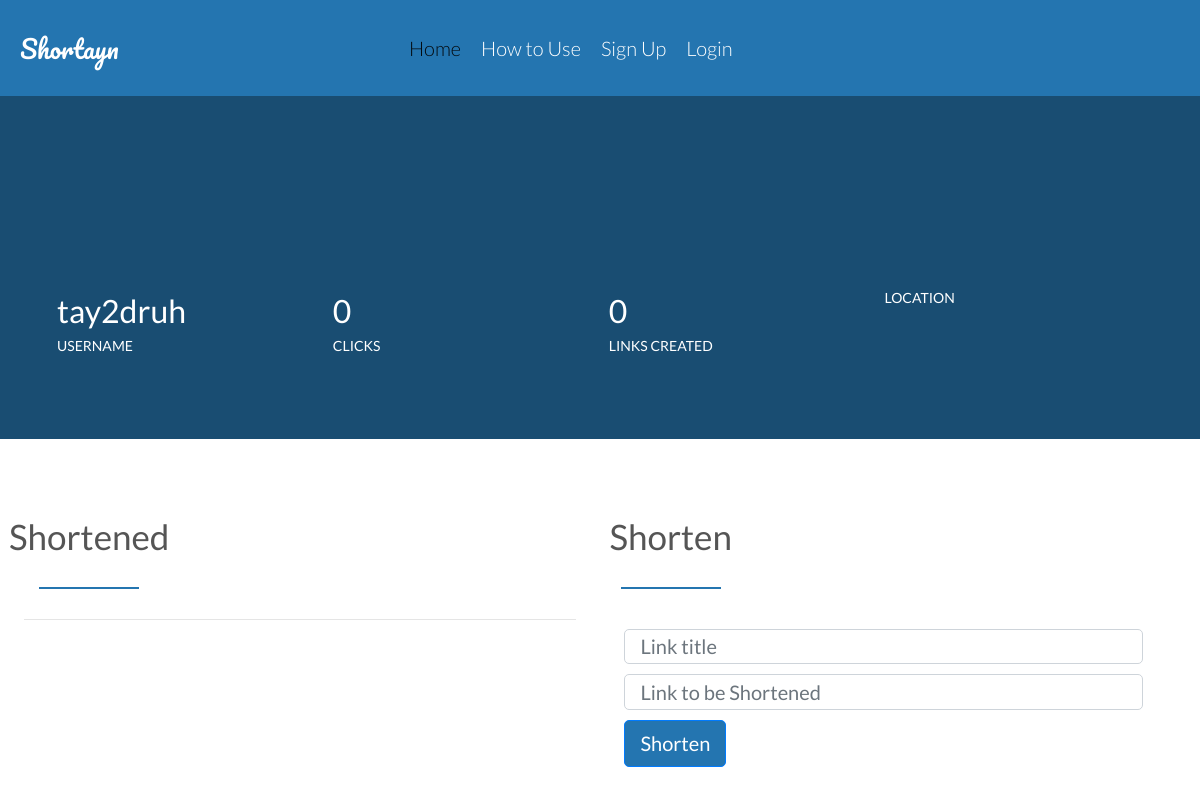
Before: /dashboard/ (signed in) with the older database file.
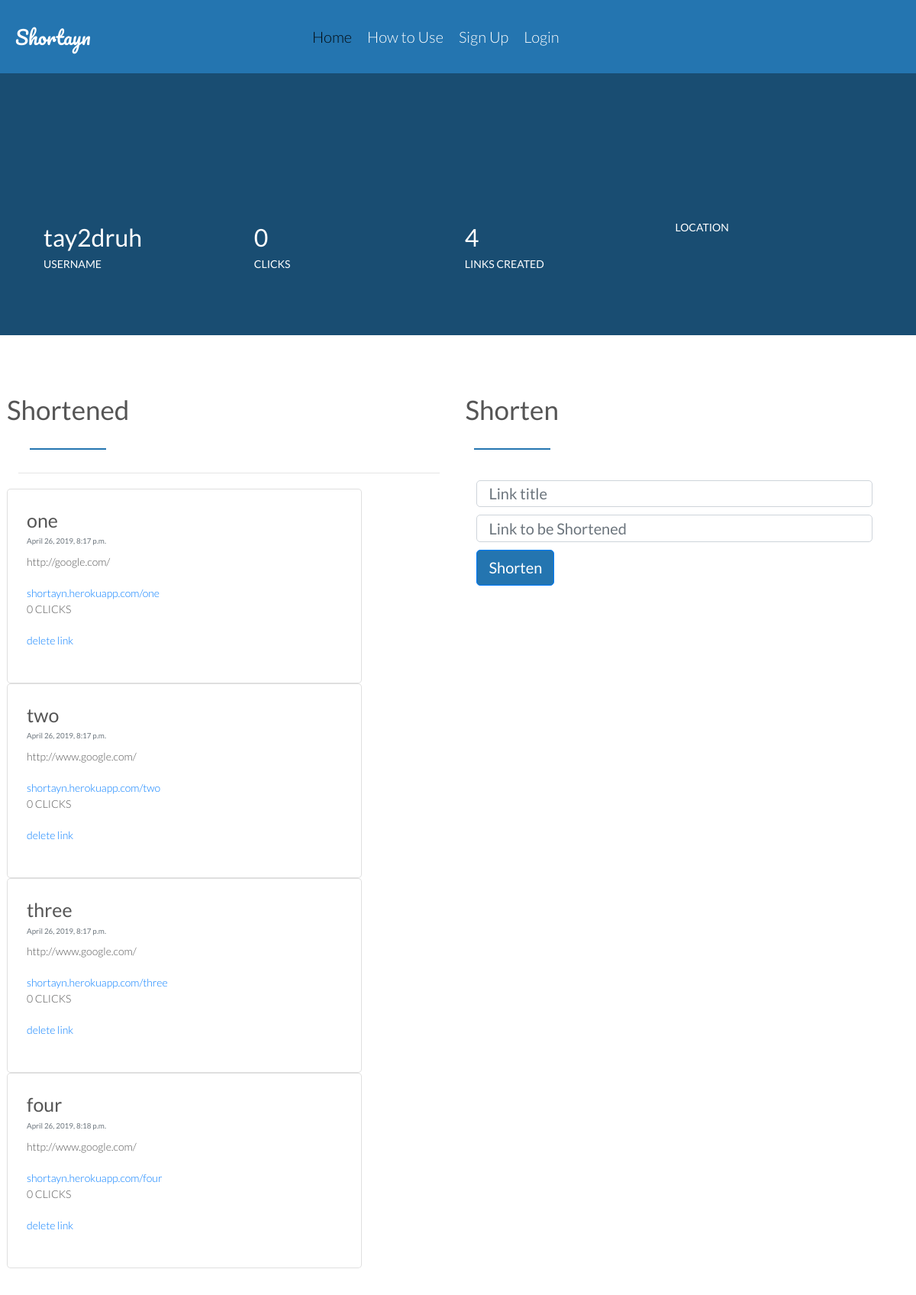
After: the same page with the newer database file.
### home/models.py (models this page shows, shortened)
class Link(models.Model):
    user = models.ForeignKey(User, on_delete=models.CASCADE)
    short_code = models.CharField(max_length=30, unique=True)
    redirect_to = models.URLField(blank=False, null=False)
    amount_of_visits = models.IntegerField(default=0)
    time_created = models.DateTimeField(auto_now_add=True)

### home/views.py (the view, shortened to what this page needs)
# urls.py: path('dashboard/', views.dashboard, name='dashboard'),
@login_required
def dashboard(request):
    from .forms import LinkForm
    from .models import Link
    from ipaddr import client_ip
    import requests
    if request.method == 'GET':
        form = LinkForm()
        links = Link.objects.filter(user=request.user)
        total_clicks = 0
        for link in links:
            total_clicks += link.amount_of_visits
        args = {'form': form, 'links': links, 'total_clicks': total_clicks} #'ip_data':response.json()}
        return render(request, 'home/dashboard.html', args)

### home/forms.py
class LinkForm(forms.ModelForm):
    class Meta:
        model = models.Link
        exclude = ('amount_of_visits', 'user', 'time_created')

### home/templates/home/dashboard.html (shortened to what this page needs)
{% extends 'home/base.html' %}
{% load static %}
{% load widget_tweaks %}
{% block body %}
    <div class="jumbotron summary">
        <div class="row">
            <div class="col span-1-of-4">
                <div class=" number_of row">
                   {{ request.user.username }}
                </div>
                <div class=" desc row">
                    USERNAME
                </div>
            </div>
            <div class="col span-1-of-4">
                <div class=" number_of row">
                    {{ total_clicks }}
                </div>
                <div class=" desc row">
                    CLICKS
                </div>
            </div>
            <div class="col span-1-of-4">
                <div class=" number_of row">
                    {{ links.count }}
                </div>
                <div class=" desc row">
                    LINKS CREATED
                </div>
            </div>
            <div class="col span-1-of-4">
                <div class=" desc row">
                    LOCATION
                </div>
            </div>
        </div>
    </div>
    <section class="links">
        <div class="row">
            <div class="col span-1-of-5 shortened">
                <div class="row">
                    <h3> Shortened  </h3>
                </div>
                <hr>
                {% for link in links %}
                <div class="row">
                        <div class="card">
                                <div class="card-body">
                                  <h5 class="card-title"> {{ link.short_code }}</h5>
                                  <h6 class="card-subtitle mb-2 text-muted">{{ link.time_created }}</h6>
                                  <p class="card-text">{{ link.redirect_to }}</p>
                                  <a href="http://shortayn.herokuapp.com/{{ link.short_code }}" target="_blank" class="card-link">shortayn.herokuapp.com/{{ link.short_code }}</a>
                                  <br>
                                  <p>
                                      {{ link.amount_of_visits }} CLICKS
                                  </p>
                                    <p><a href="{% url 'home:delete_link' link.short_code %}">delete link</a> </p>
                                </div>
                              </div>
                </div>
                {% endfor %}
            </div>
            <div class="col span-4-of-5">
                <div class="row">
                    <h3> Shorten </h3>
                </div>
                <form action="" method="post">
                    <div class="form-group">
                        <br>
                        {{ form.short_code|attr:"class:form-control"|attr:"id:formGroupExampleInput2"|attr:"placeholder:Link title" }}
                    </div>
                    <div class="form-group">
                        {{ form.redirect_to|attr:"class:form-control"|attr:"id:formGroupExampleInput2"|attr:"placeholder:Link to be Shortened" }}
                    </div>
                    <button type="submit" class="btn btn-primary">Shorten</button>
                </form>
            </div>
        </div>
    </section>
{% endblock %}

### home/templates/home/base.html (shortened to what this page needs)
{% load widget_tweaks %}
{% load staticfiles %}
<html>
    <head>
        <link rel="stylesheet" href="https://stackpath.bootstrapcdn.com/bootstrap/4.3.1/css/bootstrap.min.css">
        <link rel="stylesheet" type="text/css" href="{% static 'home/css/grid.css' %}">
        <link rel="stylesheet" type="text/css" href="{% static 'home/css/normalize.css' %}">
        <link rel="stylesheet" type="text/css" href="{% static 'home/css/style.css' %}">
    </head>
    <nav class="navbar navbar-expand-lg navbar-light bg-light">
      <a class="navbar-brand" href="#"><h1>   Shortayn</h1></a>
        <div class="collapse navbar-collapse" id="navbarSupportedContent">
            <ul class="navbar-nav mr-auto">
              <li class="nav-item active">
                <a class="nav-link" href="{% url 'home:home' %}">Home <span class="sr-only">(current)</span></a>
              </li>
              <li class="nav-item">
                <a class="nav-link" href="{% url 'home:home' %}#how">How to Use</a>
              </li>
              <li class="nav-item ">
                <a class="nav-link" href="{% url 'home:signup' %}">Sign Up</a>
              </li>
               <li class="nav-item">
                <a class="nav-link" href="{% url 'home:login' %}">Login</a>
              </li>
            </ul>
        </div>
    </nav>
    <body>
        {% block body %}
        {% endblock %}
    </body>
</html>

### home/static/home/css/grid.css (style rules this page uses)
.row { zoom: 1; }
.row:before, .row:after { content:""; display:table; }
.row:after { clear:both; }
.col { display: block; float:left; margin: 1% 0 1% 1.6%; }
.col:first-child { margin-left: 0; }
.span-1-of-4 { width: 23.8%; }
.span-4-of-5 { width: 79.68%; }
.span-1-of-5 { width: 18.72%; }

### home/static/home/css/style.css (style rules this page uses)
* { margin: 0; padding:0; box-sizing: border-box; }
html, body { background-color: white; color: #555; font-family: 'Lato', 'Arial', sans-serif; font-weight: 300; font-size: 20px; text-rendering: optimizeLegibility; overflow-x: hidden; scroll-behavior: smooth; }
section { padding: 80px 0; }
h1 { font-family: 'Pacifico', cursive; color:white; font-size: 100%; }
.bg-light { background-color: #2475B0 !important; }
.mr-auto, .mx-auto { margin-left: 25%; }
.navbar-light .navbar-nav .nav-link { color: white; }
.jumbotron { padding-top: 15% !important; background-color: transparent; text-align: center; font-weight: 400; }
.btn-primary { background-color: #2475B0; }
h3 { text-align: center; }
h3:after { display: block; height: 2px; background-color: #2475B0; width:100px; content:" "; margin: 0 auto; margin-top: 30px; font-weight: bolder; }
.form-group { margin-bottom: 0.5rem !important; }
.form-control { display: block; width: 94%; height: calc(1.2em + .55rem + 0.7px); }
.summary { background-color: rgb(25, 77, 114); }
.links { padding: 2%; }
.number_of { color: white; text-align: center; font-size: 160%; }
.desc { font-size: 70%; color: white; text-align: center; }
.jumbotron { padding: 6%; border-radius: 0px; }
.card { width: 80%; }
.shortened { font-size: 70%; }
.card-subtitle { font-size: 70%; }

Changed rows visible on the page:
added Link: short_code "one", time_created "April 26, 2019, 8:17 p.m.", redirect_to "http://google.com/", amount_of_visits "0"
added Link: short_code "two", time_created "April 26, 2019, 8:17 p.m.", redirect_to "http://www.google.com/", amount_of_visits "0"
added Link: short_code "three", time_created "April 26, 2019, 8:17 p.m.", redirect_to "http://www.google.com/", amount_of_visits "0"
added Link: short_code "four", time_created "April 26, 2019, 8:18 p.m.", redirect_to "http://www.google.com/", amount_of_visits "0"
Other visible differences:
{{ links.count }}: "0" → "4"
